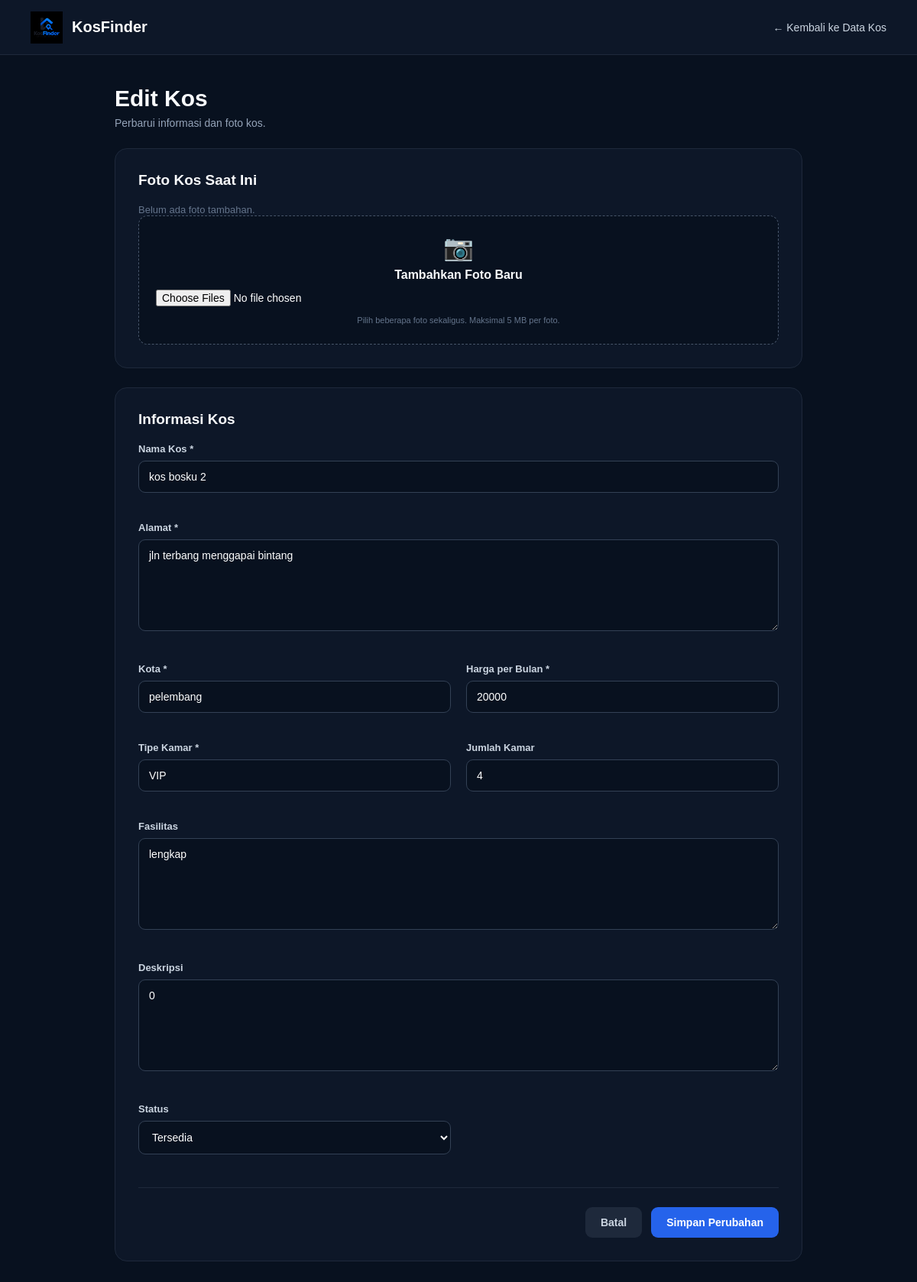
Page /supplyfinder/admin/kos_edit.php?id=2 (signed in) on the committed database.
### tables this page shows
CREATE TABLE `tb_kos` (
  `id_kos` int(11) NOT NULL,
  `nama_kos` varchar(150) NOT NULL,
  `alamat` text NOT NULL,
  `kota` varchar(100) NOT NULL,
  `harga` int(11) NOT NULL,
  `tipe_kamar` varchar(100) NOT NULL,
  `jumlah_kamar` int(11) DEFAULT 1,
  `fasilitas` text DEFAULT NULL,
  `deskripsi` text DEFAULT NULL,
  `foto` varchar(255) DEFAULT NULL,
  `status` enum('tersedia','penuh') DEFAULT 'tersedia',
  `tanggal_dibuat` datetime DEFAULT current_timestamp()
);

### supplyfinder/admin/kos_edit.php (the view, shortened to what this page needs)
<?php
require_once __DIR__ . '/../config/database.php';
$id_kos = (int) ($_GET['id'] ?? 0);
$stmt = mysqli_prepare(
    $conn,
    "SELECT *
     FROM tb_kos
     WHERE id_kos = ?"
);
mysqli_stmt_bind_param(
    $stmt,
    "i",
    $id_kos
);
mysqli_stmt_execute($stmt);
$result = mysqli_stmt_get_result($stmt);
$kos = mysqli_fetch_assoc($result);
$fotos = [];
?>
<!DOCTYPE html>
<html lang="id">
<head>
</head>
<body>
<nav class="navbar">
    <a
        href="dashboard.php"
        class="logo"
    >
        <img
            src="../assets/images/logo-kosfinder.png"
            alt="KosFinder"
        >
        <span>
            KosFinder
        </span>
    </a>
    <a
        href="kos.php"
        class="back"
    >
        ← Kembali ke Data Kos
    </a>
</nav>
<div class="container">
    <div class="title">
        <h1>
            Edit Kos
        </h1>
        <p>
            Perbarui informasi dan foto kos.
        </p>
    </div>
    <div class="card">
        <h2 class="card-title">
            Foto Kos Saat Ini
        </h2>
        <?php if (count($fotos) > 0): ?>
            <div class="photo-grid">
                <?php foreach ($fotos as $index => $foto): ?>
                    <div class="photo-card">
                        <img
                            src="../assets/images/<?= htmlspecialchars($foto['nama_foto']); ?>"
                            alt="Foto kos"
                            onerror="this.style.display='none';"
                        >
                        <div class="photo-info">
                            <div class="photo-name">
                                <?= htmlspecialchars(
                                    $foto['nama_foto']
                                ); ?>
                            </div>
                            <div class="photo-actions">
                                <?php if ($index === 0): ?>
                                    <span class="main-label">
                                        Foto Utama
                                    </span>
                                <?php else: ?>
                                    <form
                                        method="POST"
                                        onsubmit="return confirm('Hapus foto ini?');"
                                    >
                                        <input
                                            type="hidden"
                                            name="id_foto"
                                            value="<?= (int) $foto['id_foto']; ?>"
                                        >
                                        <button
                                            type="submit"
                                            name="hapus_foto"
                                            class="delete-photo"
                                        >
                                            Hapus
                                        </button>
                                    </form>
                                <?php endif; ?>
                            </div>
                        </div>
                    </div>
                <?php endforeach; ?>
            </div>
        <?php else: ?>
            <p style="color:#64748b; font-size:13px;">
                Belum ada foto tambahan.
            </p>
        <?php endif; ?>
        <div class="upload-box">
            <div style="font-size:32px; margin-bottom:8px;">
                📷
            </div>
            <strong>
                Tambahkan Foto Baru
            </strong>
            <br>
            <input
                type="file"
                name="foto[]"
                form="form-edit"
                accept=".jpg,.jpeg,.png,.webp"
                multiple
            >
            <div class="help">
                Pilih beberapa foto sekaligus.
                Maksimal 5 MB per foto.
            </div>
        </div>
    </div>
    <div class="card">
        <h2 class="card-title">
            Informasi Kos
        </h2>
        <form
            method="POST"
            enctype="multipart/form-data"
            id="form-edit"
        >
            <div class="form-grid">
                <div class="form-group full">
                    <label>
                        Nama Kos *
                    </label>
                    <input
                        type="text"
                        name="nama_kos"
                        value="<?= htmlspecialchars(
                            $kos['nama_kos']
                        ); ?>"
                        required
                    >
                </div>
                <div class="form-group full">
                    <label>
                        Alamat *
                    </label>
                    <textarea
                        name="alamat"
                        required
                    ><?= htmlspecialchars(
                        $kos['alamat']
                    ); ?></textarea>
                </div>
                <div class="form-group">
                    <label>
                        Kota *
                    </label>
                    <input
                        type="text"
                        name="kota"
                        value="<?= htmlspecialchars(
                            $kos['kota']
                        ); ?>"
                        required
                    >
                </div>
                <div class="form-group">
                    <label>
                        Harga per Bulan *
                    </label>
                    <input
                        type="number"
                        name="harga"
                        min="1"
                        value="<?= (int) $kos['harga']; ?>"
                        required
                    >
                </div>
                <div class="form-group">
                    <label>
                        Tipe Kamar *
                    </label>
                    <input
                        type="text"
                        name="tipe_kamar"
                        value="<?= htmlspecialchars(
                            $kos['tipe_kamar']
                        ); ?>"
                        required
                    >
                </div>
                <div class="form-group">
                    <label>
                        Jumlah Kamar
                    </label>
                    <input
                        type="number"
                        name="jumlah_kamar"
                        min="1"
                        value="<?= (int) $kos['jumlah_kamar']; ?>"
                    >
                </div>
                <div class="form-group full">
                    <label>
                        Fasilitas
                    </label>
                    <textarea
                        name="fasilitas"
                    ><?= htmlspecialchars(
                        $kos['fasilitas']
                    ); ?></textarea>
                </div>
                <div class="form-group full">
                    <label>
                        Deskripsi
                    </label>
                    <textarea
                        name="deskripsi"
                    ><?= htmlspecialchars(
                        $kos['deskripsi']
                    ); ?></textarea>
                </div>
                <div class="form-group">
                    <label>
                        Status
                    </label>
                    <select name="status">
                        <option
                            value="tersedia"
                            <?= $kos['status'] === 'tersedia'
                                ? 'selected'
                                : ''; ?>
                        >
                            Tersedia
                        </option>
                    </select>
                </div>
            </div>
            <div class="actions">
                <a
                    href="kos.php"
                    class="btn btn-cancel"
                >
                    Batal
                </a>
                <button
                    type="submit"
                    class="btn btn-save"
                >
                    Simpan Perubahan
                </button>
            </div>
        </form>
    </div>
</div>
</body>
</html>

### supplyfinder/admin/kos_edit.php (style rules this page uses)
* { margin: 0; padding: 0; box-sizing: border-box; }
body { font-family: Arial, Helvetica, sans-serif; background: #08111f; color: #f8fafc; min-height: 100vh; }
.navbar { height: 72px; background: #0d1728; border-bottom: 1px solid #1e293b; display: flex; align-items: center; justify-content: space-between; padding: 0 40px; }
.logo { display: flex; align-items: center; gap: 12px; color: white; text-decoration: none; }
.logo img { width: 42px; height: 42px; object-fit: contain; }
.logo span { font-size: 20px; font-weight: 700; }
.back { color: #cbd5e1; text-decoration: none; font-size: 14px; }
.container { max-width: 950px; margin: auto; padding: 40px 25px 60px; }
.title { margin-bottom: 25px; }
.title h1 { font-size: 30px; margin-bottom: 7px; }
.title p { color: #94a3b8; font-size: 14px; }
.card { background: #0d1728; border: 1px solid #1e293b; border-radius: 16px; padding: 30px; margin-bottom: 25px; }
.card-title { font-size: 19px; margin-bottom: 20px; }
.form-grid { display: grid; grid-template-columns: 1fr 1fr; gap: 20px; }
.full { grid-column: 1 / -1; }
.form-group { margin-bottom: 18px; }
label { display: block; color: #cbd5e1; font-size: 13px; font-weight: 600; margin-bottom: 8px; }
input, select, textarea { width: 100%; background: #08111f; border: 1px solid #334155; border-radius: 9px; padding: 12px 13px; color: white; font-family: inherit; font-size: 14px; outline: none; }
textarea { min-height: 120px; resize: vertical; }
.upload-box { border: 1px dashed #475569; border-radius: 12px; padding: 22px; text-align: center; background: #08111f; }
.upload-box input { border: none; background: transparent; padding: 10px 0; }
.help { color: #64748b; font-size: 11px; line-height: 1.5; }
.actions { display: flex; justify-content: flex-end; gap: 12px; margin-top: 25px; padding-top: 25px; border-top: 1px solid #1e293b; }
.btn { padding: 12px 20px; border-radius: 9px; text-decoration: none; font-size: 14px; font-weight: 600; border: none; cursor: pointer; }
.btn-cancel { background: #1e293b; color: #cbd5e1; }
.btn-save { background: #2563eb; color: white; }

### rows in the picture
tb_kos: nama_kos "kos bosku 2", alamat "jln terbang menggapai bintang", kota "pelembang", harga "20000", tipe_kamar "VIP", jumlah_kamar "4", fasilitas "lengkap", deskripsi "0", status "Tersedia"
